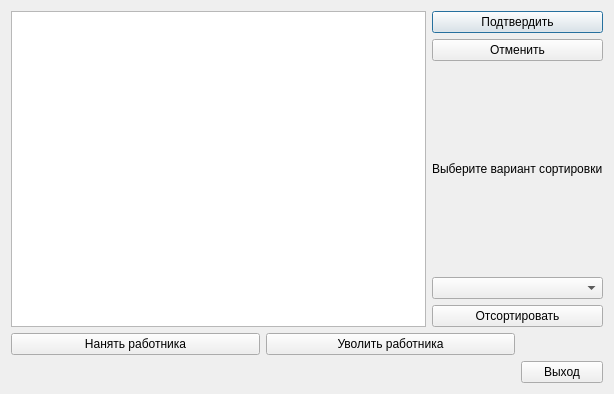
<?xml version="1.0" encoding="UTF-8"?>
<ui version="4.0">
 <class>DepWindow</class>
 <widget class="QDialog" name="DepWindow">
  <property name="geometry">
   <rect>
    <x>0</x>
    <y>0</y>
    <width>614</width>
    <height>394</height>
   </rect>
  </property>
  <property name="windowTitle">
   <string>Dialog</string>
  </property>
  <layout class="QGridLayout" name="gridLayout">
   <item row="0" column="0">
    <widget class="QTableView" name="tableView"/>
   </item>
   <item row="0" column="1" colspan="2">
    <layout class="QVBoxLayout" name="verticalLayout_4">
     <item>
      <layout class="QVBoxLayout" name="verticalLayout">
       <item>
        <widget class="QPushButton" name="Accept">
         <property name="text">
          <string>Подтвердить</string>
         </property>
        </widget>
       </item>
       <item>
        <widget class="QPushButton" name="Cancle">
         <property name="text">
          <string>Отменить</string>
         </property>
        </widget>
       </item>
      </layout>
     </item>
     <item>
      <layout class="QVBoxLayout" name="verticalLayout_3">
       <item>
        <widget class="QLabel" name="label">
         <property name="text">
          <string>Выберите вариант сортировки</string>
         </property>
        </widget>
       </item>
       <item>
        <layout class="QVBoxLayout" name="verticalLayout_2">
         <item>
          <widget class="QComboBox" name="comboBox"/>
         </item>
         <item>
          <widget class="QPushButton" name="Sort">
           <property name="text">
            <string>Отсортировать</string>
           </property>
          </widget>
         </item>
        </layout>
       </item>
      </layout>
     </item>
    </layout>
   </item>
   <item row="1" column="0" colspan="2">
    <layout class="QHBoxLayout" name="horizontalLayout">
     <item>
      <widget class="QPushButton" name="createNew">
       <property name="text">
        <string>Нанять работника</string>
       </property>
      </widget>
     </item>
     <item>
      <widget class="QPushButton" name="Fire">
       <property name="text">
        <string>Уволить работника</string>
       </property>
      </widget>
     </item>
    </layout>
   </item>
   <item row="2" column="2">
    <widget class="QPushButton" name="Exit">
     <property name="text">
      <string>Выход</string>
     </property>
    </widget>
   </item>
  </layout>
 </widget>
 <resources/>
 <connections/>
</ui>
